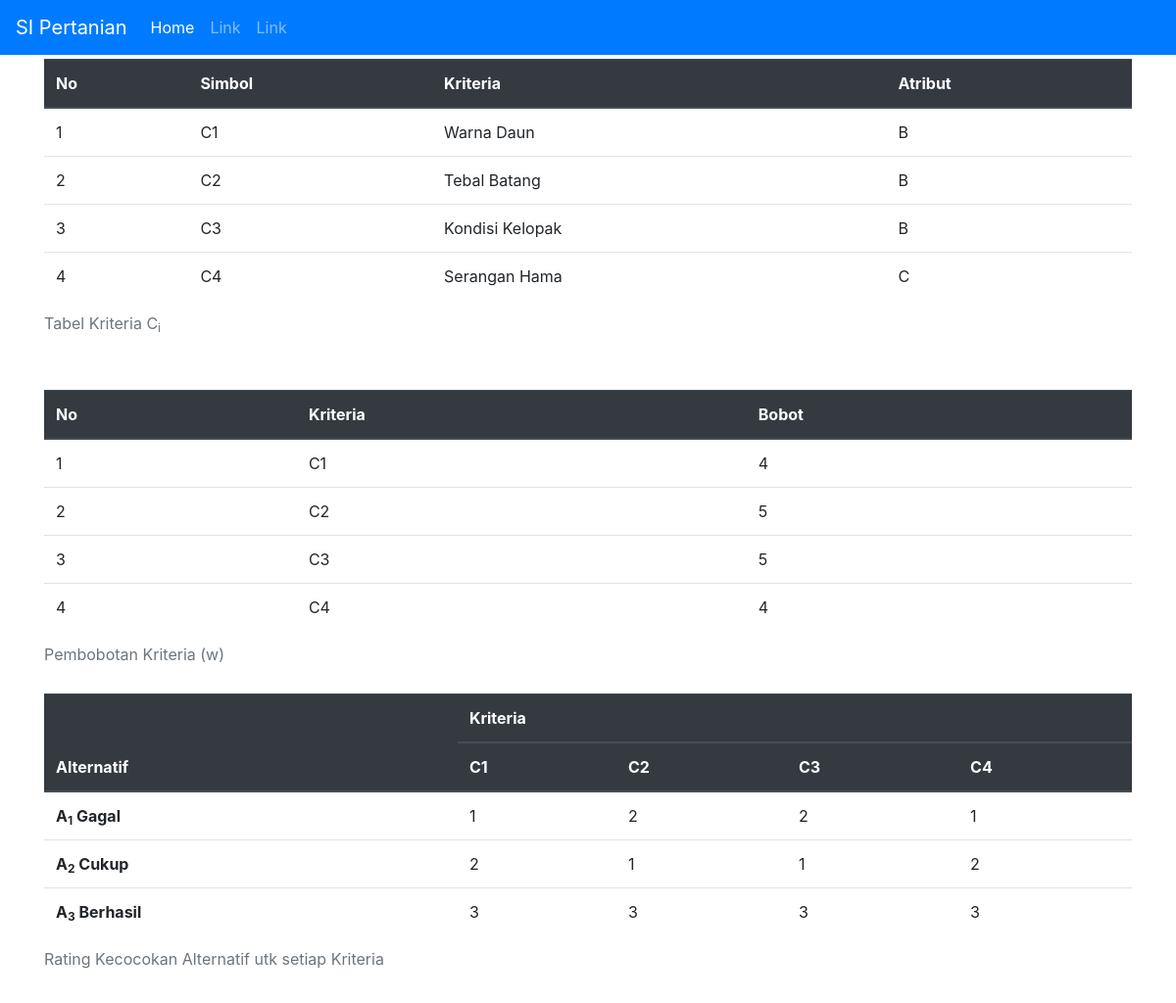
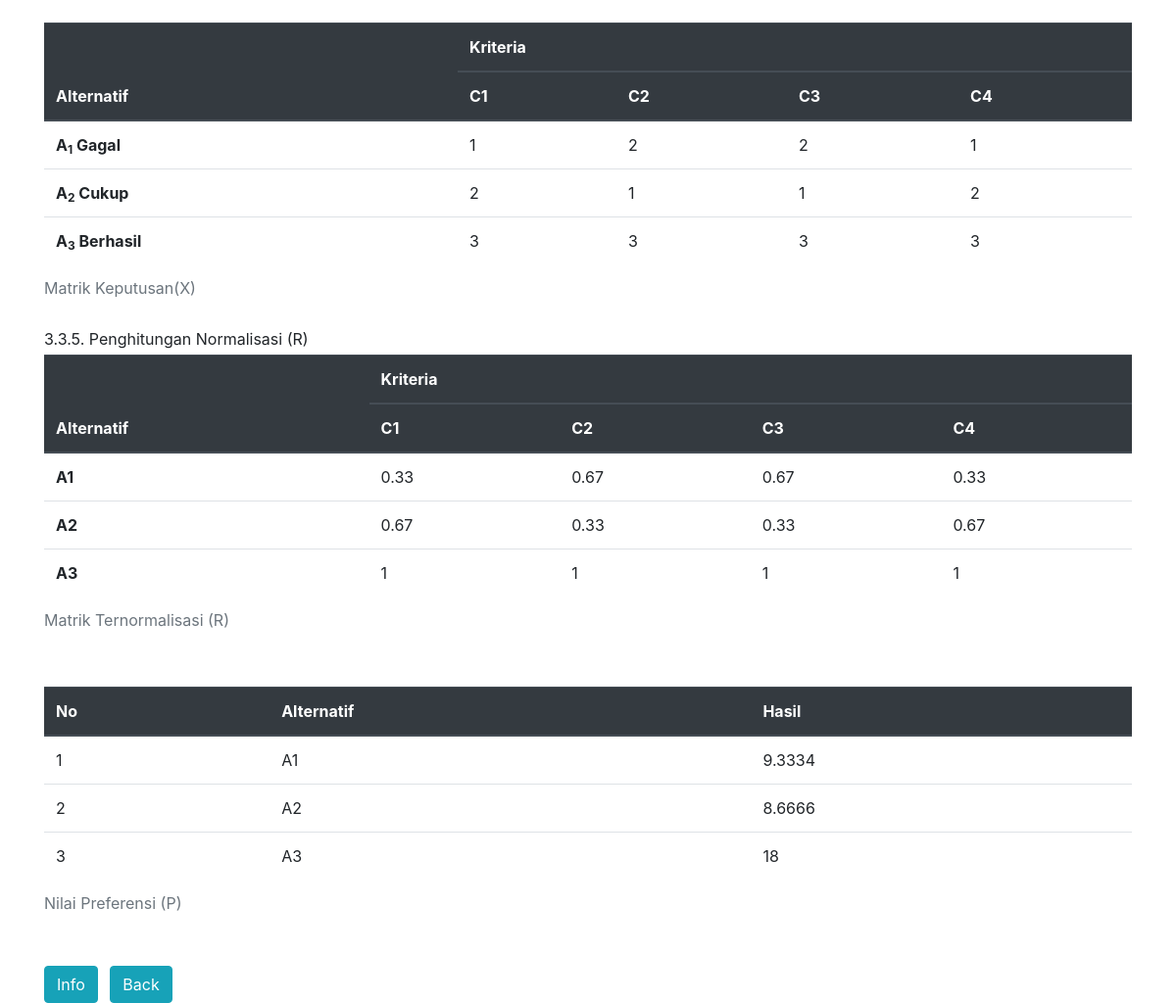
The page /operasi.php on the database its author committed (2 pictures, top to bottom).
### tables this page shows
CREATE TABLE IF NOT EXISTS `kriteria` (
  `id_kriteria` int(11) unsigned NOT NULL,
  `kriteria` varchar(50) DEFAULT NULL,
  `sifat` set('B','C') DEFAULT NULL,
  `bobot` varchar(50) DEFAULT NULL,
  PRIMARY KEY (`id_kriteria`)
);

### operasi.php (the view, shortened to what this page needs)
<?php
include 'koneksi.php';
?>
<!DOCTYPE html>
<html lang="en">
<head>
  <link rel="stylesheet" href="https://maxcdn.bootstrapcdn.com/bootstrap/4.5.2/css/bootstrap.min.css">
</head>
<body>
  <nav class="navbar navbar-expand-sm bg-primary navbar-dark">
  <a class="navbar-brand" href="index.php">SI Pertanian</a>
    <ul class="navbar-nav">
      <li class="nav-item active">
        <a class="nav-link" href="index.php">Home</a>
      </li>
      <li class="nav-item">
        <a class="nav-link" href="#">Link</a>
      </li>
      <li class="nav-item">
        <a class="nav-link" href="#">Link</a>
      </li>
    </ul>
  </nav>
  <div class = 'container'>
    <table class = 'table mt-1'>
      <caption>
        Tabel Kriteria C<sub>i</sub>
      </caption>
      <thead class = "thead-dark">
        <tr>
          <th>No</th>
          <th>Simbol</th>
          <th>Kriteria</th>
          <th>Atribut</th>
        </tr>
      </thead>
      <?php
      $sql='SELECT kriteria, sifat, bobot FROM kriteria';
      $result=$con->query($sql);
      $i=0;
      while($row=$result->fetch_object()){
        echo "<tr>
            <td class='right'>".(++$i)."</td>
            <td class='center'>C{$i}</td>
            <td>{$row->kriteria}</td>
            <td>{$row->sifat}</td>
          </tr>\n";
      }
    ?>
    </table>
<br>
    <table class = 'table mt-1'>
      <caption>
        Pembobotan Kriteria (w)
      </caption>
      <thead class = "thead-dark">
        <tr>
          <th>No</th>
          <th>Kriteria</th>
          <th>Bobot</th>
        </tr>
      </thead>
        <?php
        $sql="SELECT bobot FROM kriteria ORDER BY id_kriteria";
        $result=$con->query($sql);
        $i=0;
        $W=array();
        while($row=$result->fetch_object()){
          $W[]=$row->bobot;
          echo "<tr class='center'>
                  <td>".(++$i)."</td>
                  <td>C{$i}</td>
                  <td>{$row->bobot}</td>
                </tr>";
        }$result->free();
      ?>
    </table>
    <table class = 'table mt-1'>
      <caption>
        Rating Kecocokan Alternatif utk setiap Kriteria
      </caption>
      <thead class = "thead-dark">
      <tr>
        <th rowspan='2'>Alternatif</th>
        <th colspan='5'>Kriteria</th>
      </tr>
      <tr>
        <th>C1</th>
        <th>C2</th>
        <th>C3</th>
        <th>C4</th>
      </tr>
      </thead>
      <?php
      $sql="SELECT
              a.id_alternatif,
              b.alternatif,
              SUM(IF(a.id_kriteria=3,a.nilai,0)) AS C1,
              SUM(IF(a.id_kriteria=4,a.nilai,0)) AS C2,
              SUM(IF(a.id_kriteria=5,a.nilai,0)) AS C3,
              SUM(IF(a.id_kriteria=6,a.nilai,0)) AS C4
            FROM
              nilai a
              JOIN alternatif b USING(id_alternatif)
            GROUP BY a.id_alternatif
            ORDER BY a.id_alternatif";
      $result=$con->query($sql);
      while($row=$result->fetch_object())
      {
        echo "<tr class='center'>
                <th>A<sub>{$row->id_alternatif}</sub> {$row->alternatif}</th>
                <td>".round($row->C1,1)."</td>
                <td>".round($row->C2,1)."</td>
                <td>".round($row->C3,1)."</td>
                <td>".round($row->C4,1)."</td>
              </tr>\n";
      }
    ?>
    </table>
<br>
    <table class = 'table mt-1'>
      <caption>
        Matrik Keputusan(X)
      </caption>
      <thead class = "thead-dark">
      <tr>
        <th rowspan='2'>Alternatif</th>
        <th colspan='5'>Kriteria</th>
      </tr>
      <tr>
        <th>C1</th>
        <th>C2</th>
        <th>C3</th>
        <th>C4</th>
      </thead>
      <?php
      $sql="SELECT
              a.id_alternatif,
              b.alternatif,
              SUM(IF(a.id_kriteria=3,a.nilai,0)) AS C1,
              SUM(IF(a.id_kriteria=4,a.nilai,0)) AS C2,
              SUM(IF(a.id_kriteria=5,a.nilai,0)) AS C3,
              SUM(IF(a.id_kriteria=6,a.nilai,0)) AS C4
            FROM
              nilai a
              JOIN alternatif b USING(id_alternatif)
            GROUP BY a.id_alternatif
            ORDER BY a.id_alternatif";
      $result=$con->query($sql);
      $X=array(1=>array(),2=>array(),3=>array(),4=>array());
      while($row=$result->fetch_object()){
        array_push($X[1],round($row->C1,2));
        array_push($X[2],round($row->C2,2));
        array_push($X[3],round($row->C3,2));
        array_push($X[4],round($row->C4,2));
        echo "<tr class='center'>
                <th>A<sub>{$row->id_alternatif}</sub> {$row->alternatif}</th>
                <td>".round($row->C1,2)."</td>
                <td>".round($row->C2,2)."</td>
                <td>".round($row->C3,2)."</td>
                <td>".round($row->C4,2)."</td>
              </tr>\n";
      }
    ?>
    </table>
3.3.5. Penghitungan Normalisasi (R)
    <table class = 'table mt-1'>
      <caption>
          Matrik Ternormalisasi (R)
      </caption>
      <thead class = "thead-dark">
      <tr>
        <th rowspan='2'>Alternatif</th>
        <th colspan='5'>Kriteria</th>
      </tr>
      <tr>
        <th>C1</th>
        <th>C2</th>
        <th>C3</th>
        <th>C4</th>
      </tr>
      </thead>
      <?php
      $sql="SELECT
              a.id_alternatif,
              SUM(
                IF(
                  a.id_kriteria=3,
                  IF(
                    b.sifat='B',
                    a.nilai/".max($X[1]).",
                    ".min($X[1])."/a.nilai)
                  ,0)
                  ) AS C1,
              SUM(
                IF(
                  a.id_kriteria=4,
                  IF(
                    b.sifat='B',
                    a.nilai/".max($X[2]).",
                    ".min($X[2])."/a.nilai)
                  ,0)
                ) AS C2,
              SUM(
                IF(
                  a.id_kriteria=5,
                  IF(
                    b.sifat='B',
                    a.nilai/".max($X[3]).",
                    ".min($X[3])."/a.nilai)
                  ,0)
                ) AS C3,
              SUM(
                IF(
                  a.id_kriteria=6,
                  IF(
                    b.sifat='C',
                    a.nilai/".max($X[4]).",
                    ".min($X[4])."/a.nilai)
                  ,0)
                ) AS C4
            FROM
              nilai a
              JOIN kriteria b USING(id_kriteria)
            GROUP BY a.id_alternatif
            ORDER BY a.id_alternatif
          ";
      $result=$con->query($sql);
      $R=array();
      while($row=$result->fetch_object()){
        $R[$row->id_alternatif]=array($row->C1,$row->C2,$row->C3,$row->C4);
        echo "<tr class='center'>
                <th>A{$row->id_alternatif}</th>
                <td>".round($row->C1,2)."</td>
                <td>".round($row->C2,2)."</td>
                <td>".round($row->C3,2)."</td>
                <td>".round($row->C4,2)."</td>
              </tr>\n";
      }$result->free();
    ?>
    </table>
<br>
    <table class = 'table mt-1'>
      <caption>
        Nilai Preferensi (P)
      </caption>
      <thead class = "thead-dark">
      <tr>
        <th>No</th>
        <th>Alternatif</th>
        <th>Hasil</th>
      </tr>
      </thead>
      <?php
      $P=array();
      $m=count($W);
      $no=0;
      foreach($R as $i=>$r){
        for($j=0;$j<$m;$j++){
          $P[$i]=(isset($P[$i])?$P[$i]:0)+$r[$j]*$W[$j];
        }
        echo "<tr class='center'>
                <td>".(++$no)."</td>
                <td>A{$i}</td>
                <td>{$P[$i]}</td>
              </tr>";
      }
    ?>
    </table>
<br>
      <?php
      arsort($P);
      foreach($P as $i=>$p){
    ?>
</div>
  <div class = "container">
    <button type = "button" class = "btn btn-info mr-2"  data-toggle="modal" data-target="#myModal">Info</button>
    <a href="index.php"> <button type = "button" class = "btn btn-info">Back</button></a>
  </div>
        <?php
      }
        ?>
</body>
</html>

### rows shown on the page
kriteria: kriteria "Warna Daun", sifat "B"
kriteria: kriteria "Tebal Batang", sifat "B"
kriteria: kriteria "Kondisi Kelopak", sifat "B"
kriteria: kriteria "Serangan Hama", sifat "C"

### other values the page prints
$row->bobot "4"
$row->bobot "5"
$row->id_alternatif "1"
$row->alternatif "Gagal"
$row->C1 "1"
$row->C2 "2"
$row->C3 "2"
$row->C4 "1"
$row->id_alternatif "2"
$row->alternatif "Cukup"
$row->C1 "2"
$row->C2 "1"
$row->C3 "1"
$row->C4 "2"
$row->id_alternatif "3"
